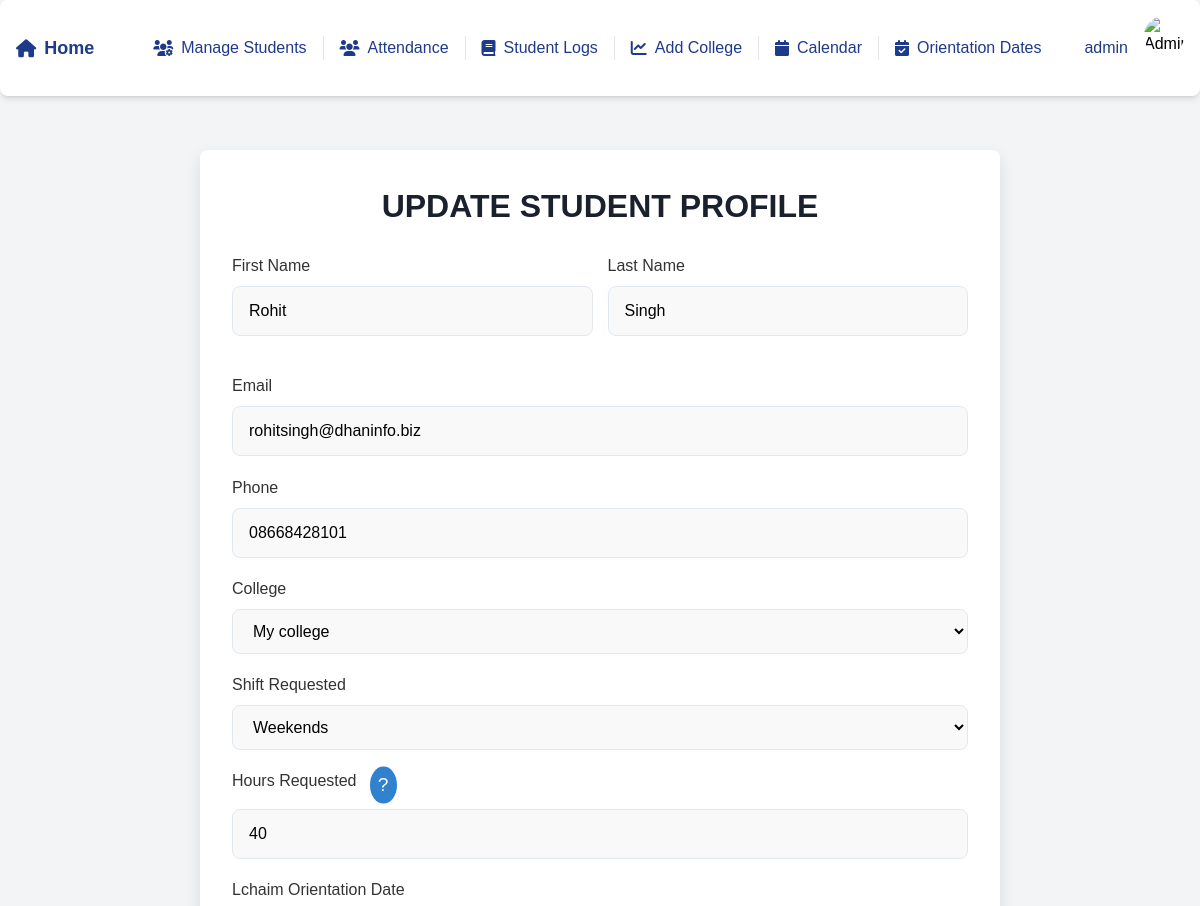
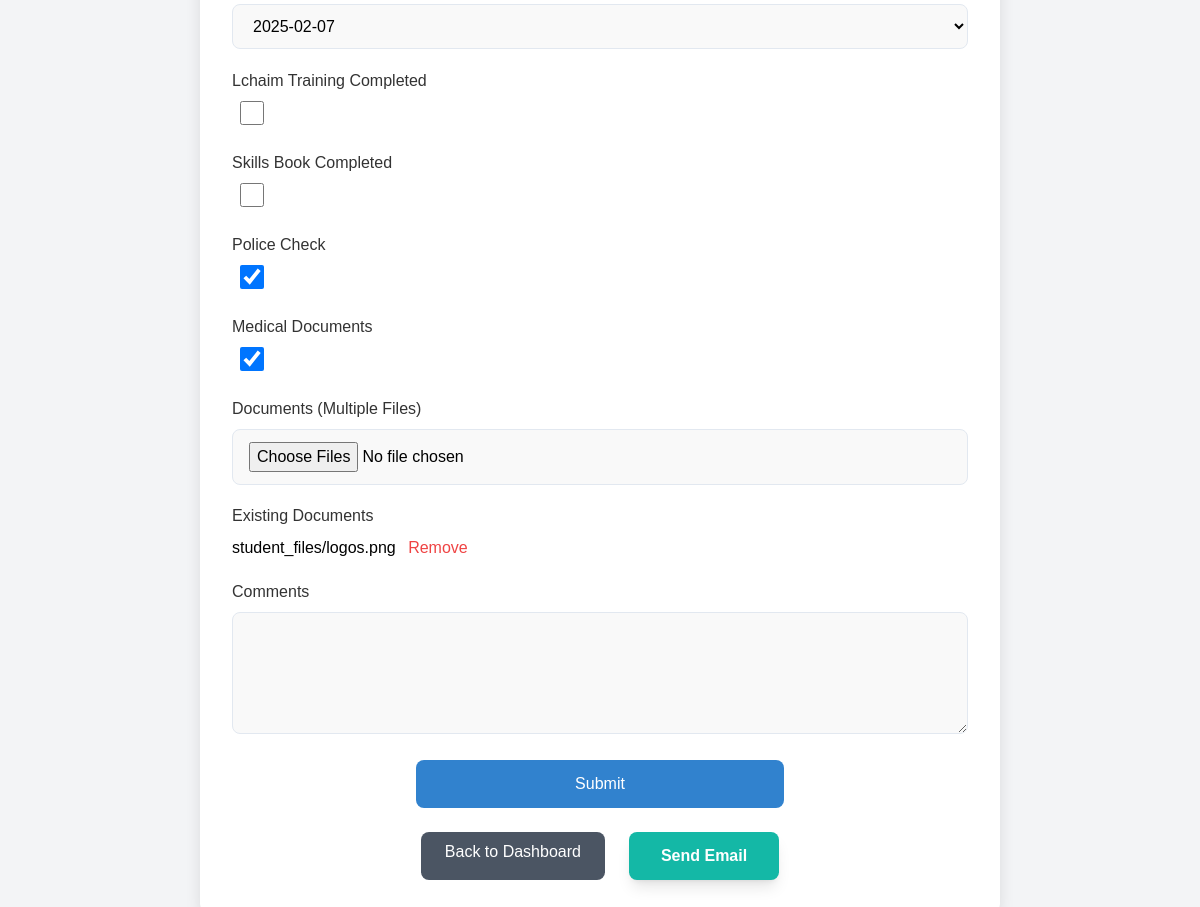
Page /update/1/ (signed in) on the committed database (2 pictures, top to bottom).
### students/models.py (models this page shows, shortened)
class StudentProfile(models.Model):
    SHIFT_CHOICES = [
        ('Weekdays', 'Weekdays'),
        ('Weekends', 'Weekends'),
    ]
    WEEKDAYS_CHOICES = [
        ('Monday', 'Monday'),
        ('Tuesday', 'Tuesday'),
        ('Wednesday', 'Wednesday'),
        ('Thursday', 'Thursday'),
        ('Friday', 'Friday'),
    ]
    first_name = models.CharField(max_length=100)
    last_name = models.CharField(max_length=100)
    phone = models.CharField(max_length=15, default='')
    email = models.EmailField(unique=True)
    school = models.CharField(max_length=100)
    college = models.ForeignKey(College, on_delete=models.SET_NULL, null=True, blank=True)
    lchaim_training_completed = models.BooleanField(default=False)
    police_check = models.BooleanField(default=False)
    med_docs = models.BooleanField(default=False)
    hours_requested = models.IntegerField(null=True)
    hours_completed = models.PositiveIntegerField(default=0)
    shift_requested = models.CharField(max_length=10, choices=SHIFT_CHOICES)
    weekdays_selected = models.JSONField(default=list, blank=True)  # Stores selected weekdays as a list
    assigned_shift = models.ForeignKey(Shift, on_delete=models.SET_NULL, null=True, blank=True, related_name="students")
    start_date = models.DateField(null=True)
    end_date = models.DateField(null=True)
    lchaim_orientation_date = models.ForeignKey(OrientationDate, on_delete=models.SET_NULL, null=True, blank=True)
    skills_book_completed = models.BooleanField(default=False)
    comments = models.TextField(blank=True, null=True)
    status = models.CharField(
        max_length=10,
        choices=[('Training', 'Training'), ('Graduated', 'Graduated')],
        default='Training'
    )

class StudentFile(models.Model):
    student = models.ForeignKey(StudentProfile, on_delete=models.CASCADE, related_name="files")
    file = models.FileField(upload_to="student_files/")
    uploaded_at = models.DateTimeField(auto_now_add=True)
    class Meta:
        ordering = ['uploaded_at']

### students/views.py (the view)
    def wrap(request, *args, **kwargs):
        if not request.user.groups.filter(name='Admin').exists():
            return redirect('student_profile_list')
        return function(request, *args, **kwargs)

### students/models.py (called while the page is built)
    def __str__(self):
        return self.name

    def __str__(self):
        return self.date.strftime('%Y-%m-%d')

### students/views.py (called while the page is built)
def admin_required(function):
    def wrap(request, *args, **kwargs):
        if not request.user.groups.filter(name='Admin').exists():
            return redirect('student_profile_list')
        return function(request, *args, **kwargs)
    return wrap

### students/templates/update_profile.html (shortened to what this page needs)
{% load static %}
<!DOCTYPE html>
<html lang="en">
<head>
    <script src="https://cdn.tailwindcss.com"></script>
</head>
<body class="bg-gray-100">
    {% include 'navbar.html' %}
    <div class="form-container mt-20">
        <h2>Update Student Profile</h2>
        <form method="post" enctype="multipart/form-data">
            <div class="form-row">
                <div class="form-group">
                    <label for="id_first_name">First Name</label>
                    {{ form.first_name }}
                </div>
                <div class="form-group">
                    <label for="id_last_name">Last Name</label>
                    {{ form.last_name }}
                </div>
            </div>
            <div class="form-group">
                <label for="id_email">Email</label>
                {{ form.email }}
            </div>
            <div class="form-group">
                <label for="id_phone">Phone</label>
                {{ form.phone }}
            </div>
            <div class="form-group">
                <label for="id_college">College</label>
                {{ form.college }}
            </div>
            <div class="form-group">
                <label for="id_shift_requested">Shift Requested</label>
                {{ form.shift_requested }}
            </div>
            <div class="form-group relative">
                <div class="flex items-center mb-2">
                    <label for="id_hours_requested" class="mr-2">Hours Requested</label>
                    <div class="group relative">
                        <button type="button" class="info-button ml-2" aria-label="Hover to get info">
                            ?
                        </button>
                    </div>
                </div>
                {{ form.hours_requested }}
            </div>
            <div class="form-group">
                <label for="id_lchaim_orientation_date">Lchaim Orientation Date</label>
                {{ form.lchaim_orientation_date }}
            </div>
            <div class="form-group">
                <label for="id_lchaim_training_completed">Lchaim Training Completed</label>
                <div class="custom-switch">
                    {{ form.lchaim_training_completed }}
                </div>
            </div>
            <div class="form-group">
                <label for="id_skills_book_completed">Skills Book Completed</label>
                <div class="custom-switch">
                    {{ form.skills_book_completed }}
                </div>
            </div>
            <div class="form-group">
                <label for="id_police_check">Police Check</label>
                <div class="custom-switch">
                    {{ form.police_check }}
                </div>
            </div>
            <div class="form-group">
                <label for="id_med_docs">Medical Documents</label>
                <div class="custom-switch">
                    {{ form.med_docs }}
                </div>
            </div>
            <div class="form-group">
                <label for="id_documents">Documents (Multiple Files)</label>
                <input type="file" id="id_documents" name="documents" multiple class="form-control">
            </div>
            {% if existing_files %}
            <div class="form-group mt-4">
                <label for="existing_documents">Existing Documents</label>
                <ul>
                    {% for file in existing_files %}
                    <li>
                        {{ file.file.name }}
                        <a href="{% url 'remove_file' pk=file.pk %}" class="text-red-500 ml-2">Remove</a>
                    </li>
                    {% endfor %}
                </ul>
            </div>
            {% endif %}
            <div class="form-group">
                <label for="id_comments">Comments</label>
                {{ form.comments }}
            </div>
            <div class="button-container">
                <button type="submit">Submit</button>
            </div>
        </form>
        <div class="mt-6 flex justify-center space-x-6">
            <a href="{% url 'student_profile_list' %}"
                class="inline-block bg-gray-600 text-white rounded-lg py-2 px-6 hover:bg-gray-700 focus:outline-none focus:ring-2 focus:ring-gray-500 focus:ring-offset-2 transition-all duration-300 ease-in-out transform hover:scale-105">
                Back to Dashboard
            </a>
            <button id="send-email-btn" data-student-id="{{ student.id }}"
                class="inline-block bg-teal-500 text-white font-semibold py-3 px-8 rounded-lg shadow-lg hover:bg-teal-600 transform hover:scale-105 transition-all duration-300 ease-in-out focus:outline-none focus:ring-2 focus:ring-teal-500 focus:ring-offset-2">
                Send Email
            </button>
        </div>
    </div>
</body>
</html>

### students/templates/navbar.html (shortened to what this page needs)
<!DOCTYPE html>
<html lang="en">
<head>
    <link href="https://cdnjs.cloudflare.com/ajax/libs/font-awesome/6.0.0-beta3/css/all.min.css" rel="stylesheet">
    <script src="https://cdn.tailwindcss.com"></script>
</head>
<body class="bg-gray-100">
<div class="fixed w-full top-0 left-0 z-20">
    <div class="bg-white shadow-md p-4 rounded-lg flex justify-between items-center">
        <div class="flex items-center space-x-4">
            <a href="/" class="text-blue-900 hover:text-blue-700 text-lg font-semibold flex items-center space-x-2 transition duration-300">
                <i class="fas fa-home"></i>
                <span>Home</span>
            </a>
        </div>
        <div class="hidden lg:flex items-center space-x-4">
            <a href="{% url 'student_profile_list' %}" class="text-blue-900 hover:text-blue-700 flex items-center space-x-2 transition duration-300 border-r pr-4">
                <i class="fas fa-users-cog"></i> <span>Manage Students</span>
            </a>
            <a href="{% url 'student_attendance' %}" class="text-blue-900 hover:text-blue-700 flex items-center space-x-2 transition duration-300 border-r pr-4">
                <i class="fas fa-users"></i> <span>Attendance</span>
            </a>
            <a href="{% url 'student_logs' %}" class="text-blue-900 hover:text-blue-700 flex items-center space-x-2 transition duration-300 border-r pr-4">
                <i class="fas fa-book"></i> <span>Student Logs</span>
            </a>
            <a href="{% url 'create_college' %}" class="text-blue-900 hover:text-blue-700 flex items-center space-x-2 transition duration-300 border-r pr-4">
                <i class="fas fa-chart-line"></i> <span>Add College</span>
            </a>
            <a href="{% url 'calendar_student_logs' %}" class="text-blue-900 hover:text-blue-700 flex items-center space-x-2 transition duration-300 border-r pr-4">
                <i class="fas fa-calendar"></i> <span>Calendar</span>
            </a>
            <a href="{% url 'orientation_date_list' %}" class="text-blue-900 hover:text-blue-700 flex items-center space-x-2 transition duration-300">
                <i class="fas fa-calendar-check"></i> <span>Orientation Dates</span>
            </a>
        </div>
        <div class="hidden lg:flex items-center space-x-4 relative">
            <span class="text-blue-900">{{ user.username }}</span>
            <div class="relative">
                <button id="profileDropdownToggle" class="focus:outline-none">
                    {% if user.is_superuser %}
                    <img src="https://imgs.search.brave.com/NC51VdJXCpWmrErvqbLS_f4HHRojgDZTWB6Bi_doPWA/rs:fit:860:0:0:0/g:ce/aHR0cHM6Ly9pbWcu/ZnJlZXBpay5jb20v/ZnJlZS1waG90by9w/b3J0cmFpdC1zZW5p/b3ItZmVtYWxlLXBy/b2Zlc3Nvci1lZHVj/YXRpb24tZGF5XzIz/LTIxNTA5ODAwODgu/anBnP3NlbXQ9YWlz/X2h5YnJpZA" alt="Admin Avatar" class="w-10 h-10 rounded-full cursor-pointer">
                    {% else %}
                    <img src="https://imgs.search.brave.com/4dZymj9_G3yyq_rtQBB3436cJcDYW3nWByX4-l_re3s/rs:fit:500:0:0:0/g:ce/aHR0cHM6Ly9pLnBp/bmltZy5jb20vb3Jp/Z2luYWxzL2FmL2Y5/LzVkL2FmZjk1ZGMx/MjVhMzg1ZDBkNmM1/YzVlNDdiNjliMzdh/LmpwZw" alt="School Avatar" class="w-10 h-10 rounded-full cursor-pointer">
                    {% endif %}
                </button>
            </div>
        </div>
    </div>
</div>
</body>
</html>

### students/templates/update_profile.html (style rules this page uses)
* { margin: 0; padding: 0; box-sizing: border-box; }
body { background: #f4f9fd; font-family: 'Poppins', sans-serif; display: flex; justify-content: center; align-items: flex-start; min-height: 100vh; padding-top: 70px; }
.form-container { background: #ffffff; padding: 2rem; border-radius: 8px; box-shadow: 0 6px 15px rgba(0, 0, 0, 0.1); width: 100%; max-width: 800px; margin-bottom: 30px; transition: transform 0.3s ease, box-shadow 0.3s ease; }
.form-container h2 { font-size: 2rem; margin-bottom: 1.5rem; color: #1a202c; font-weight: 600; text-align: center; text-transform: uppercase; }
.form-group { margin-bottom: 1.2rem; }
.form-group label { font-size: 1rem; color: #333; font-weight: 500; display: block; margin-bottom: 0.5rem; }
.form-group input, .form-group select, .form-group textarea { width: 100%; padding: 0.75rem 1rem; font-size: 1rem; border-radius: 8px; border: 1px solid #e2e8f0; background: #f9f9f9; transition: all 0.3s ease; }
.form-row { display: grid; grid-template-columns: 1fr 1fr; gap: 15px; margin-bottom: 1.2rem; }
.form-group textarea { resize: vertical; min-height: 100px; }
.button-container { display: flex; justify-content: center; margin-top: 1.2rem; }
button[type="submit"] { background: #3182ce; color: white; border: none; padding: 0.75rem 1.5rem; font-size: 1rem; border-radius: 8px; width: 50%; cursor: pointer; transition: background-color 0.3s ease, transform 0.3s ease; }
.custom-switch input[type="checkbox"] { width: 2.5rem; height: 1.5rem; border-radius: 1rem; background-color: #e2e8f0; transition: 0.3s; }
.custom-switch input[type="checkbox"]:checked { background-color: #3182ce; }
.custom-switch input[type="checkbox"]:checked:before { transform: translateX(1rem); }
.custom-switch input[type="checkbox"]:before { content: ''; position: absolute; top: 0.125rem; left: 0.125rem; width: 1.25rem; height: 1.25rem; background-color: white; border-radius: 50%; transition: 0.3s; }
.info-button { background-color: #3182ce; color: white; border: none; padding: 0.25rem 0.5rem; font-size: 1.2rem; border-radius: 50%; cursor: pointer; position: absolute; top: 50%; right: -2rem; transform: translateY(-50%); transition: background-color 0.3s ease; }

### rows in the picture
StudentProfile: first_name "Rohit", last_name "Singh", email "rohitsingh@dhaninfo.biz", phone "08668428101", college "My college", shift_requested "Weekends", hours_requested "40", lchaim_orientation_date "2025-02-07", police_check "☑", med_docs "☑"
StudentFile: file.name "student_files/logos.png"

### other values in the picture
{{ user.username }} "admin"
